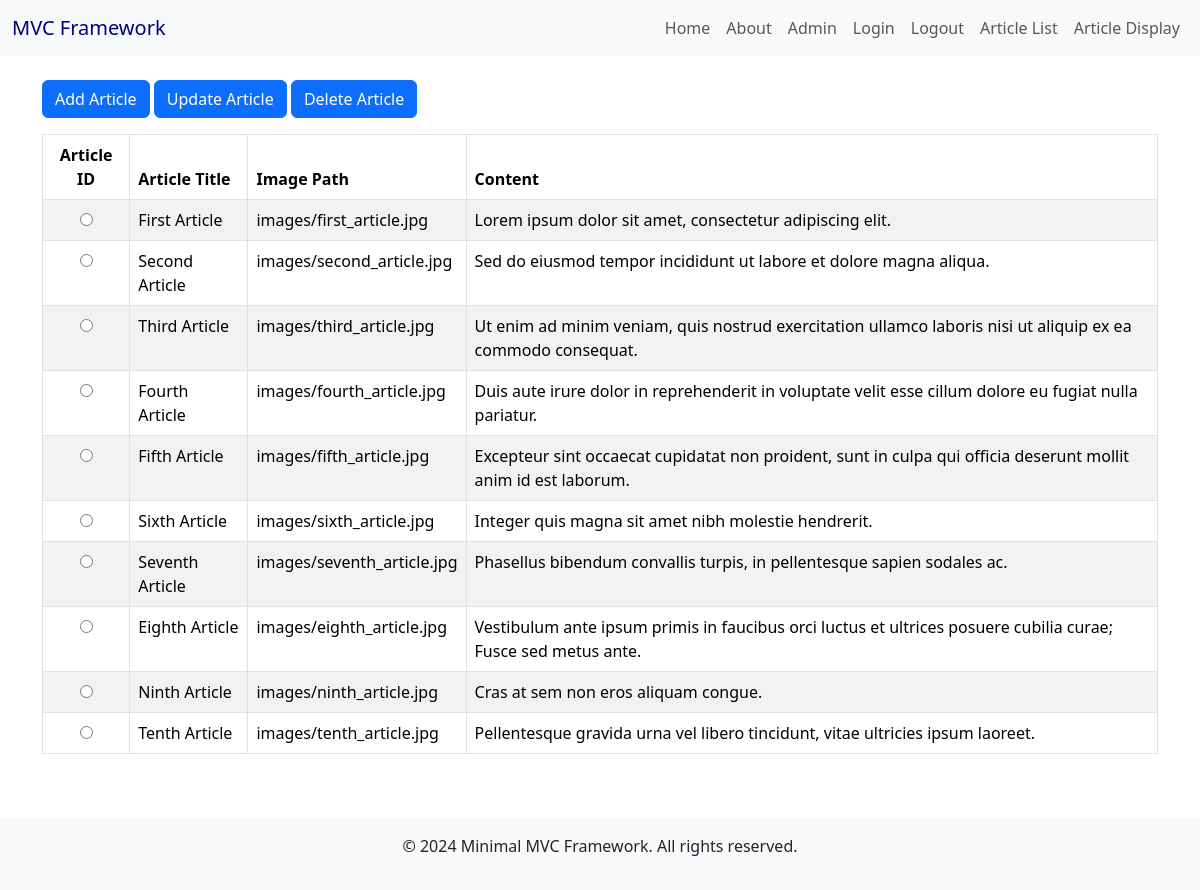
The app's page /start.php?action=articleList (signed in) with its own data.
### tables this page shows
CREATE TABLE articles(
    articleID INT AUTO_INCREMENT PRIMARY KEY,
    title VARCHAR(255) NOT NULL,
    imagePath VARCHAR(255),
    content TEXT,
    publication_date TIMESTAMP DEFAULT CURRENT_TIMESTAMP,
    userID INT,
    FOREIGN KEY (userID) REFERENCES users(userID)
);

### framework/Controller.php (called while the page is built, shortened)
<?php
class Controller{
    public function renderView($view,$data=[]){
        include "./template/template.php";
    }
}
?>

### controllers/ArticleList.php (called while the page is built, shortened)
<?php
include_once "./models/ArticleDAO.php";
class ArticleList extends Controller{
    public function performAction(){
        $articleDAO = new articleDAO();
        $articles=$articleDAO->getArticles();
        $this->renderView("articleList",$articles);
    }
}
?>

### framework/Router.php (called while the page is built, shortened)
<?php
    include_once "./framework/Controller.php";
    class Router{
        public $controllers;
        public function __construct(){
            $this->controllers=[];
        }
        public function run(){
            $action="home";
            if(isset($_REQUEST['action'])){
                $action=$_REQUEST['action'];
            }
            $controller = $this->controllers[$action];
            $controller->performAction();
        }
        public function addController($action,$controller){
            $this->controllers[$action] = $controller;
        }
    }
?>

### start.php (called while the page is built, shortened)
<?php
    include_once "./framework/Controller.php";
    include_once "./framework/Router.php";
    include_once "./controllers/Login.php";
    include_once "./controllers/ArticleList.php";
    $router = new MyRouter();
    $router->showErrors(1);
    $router->addController('home',new Home());
    $router->addController('about',new About());
    $router->addController('login',new Login());
    $router->addController('logout',new Logout());
    $router->addController('userList',new UserList());
    $router->addController('userAdd',new UserAdd());
    $router->addController('userUpdate',new UserUpdate());
    $router->addController('userDelete',new UserDelete());
    $router->addController('articleAdd',new ArticleAdd());
    $router->addController('articleUpdate',new ArticleUpdate());
    $router->addController('articleDelete', new ArticleDelete());
    $router->addController('articleList',new ArticleList());
    $router->addController('restrictedAccess',new RestrictedAccess());
    $router->addController('articleDisplay',new ArticleDisplay());
    $router->run();
?>

### models/Article.php (called while the page is built, shortened)
<?php
class Article implements JsonSerializable {
    private $title;
    private $imgPath;
    private $content;
    private $articleID;
    public function setTitle($title) {
        $this->title = $title;
    }
    public function getTitle() {
        return $this->title;
    }
    public function setImgPath($imgPath) {
        $this->imgPath = $imgPath;
    }
    public function getImgPath() {
        return $this->imgPath;
    }
    public function setContent($content) {
        $this->content = $content;
    }
    public function getContent() {
        return $this->content;
    }
    public function setArticleID($articleID) {
        $this->articleID = $articleID;
    }
    public function getArticleID() {
        return $this->articleID;
    }
}
?>

### models/ArticleDAO.php (called while the page is built, shortened)
<?php
    include_once 'Article.php';
    class ArticleDao {
        public function getConnection(){
            $mysqli = new mysqli("127.0.0.1", "assign4user", "mvcpass", "assign4DB");
            return $mysqli;
        }
        public function getArticles(){
            $connection=$this->getConnection();
            $stmt = $connection->prepare("SELECT * FROM articles;");
            $stmt->execute();
            $result = $stmt->get_result();
            while($row = $result->fetch_assoc()){
                $article = new article();
                $article->load($row);
                $articles[]=$article;
            }
            return $articles;
        }
    }
?>

### views/articleList.php (the view)
<div class="container">
        <div class="col">
            <form action="start.php" method="GET">
            <a href="start.php?action=articleAdd" class="btn btn-primary">Add Article</a>
            <button class="btn btn-primary" type="submit" name="action" value="articleUpdate">Update Article</button>
            <button class="btn btn-primary" type="submit" name="action" value="articleDelete">Delete Article</button>
            <table class="table table-bordered table-striped mt-3">
                <thead><tr><th class="text-center">Article ID</th><th>Article Title</th><th>Image Path</th><th>Content</th></tr></thead>
                <tbody>
                    <?php
                        for($index=0;$index<count($data);$index++){
                            echo "<tr><td class=\"text-center\"><input type=\"radio\" name=\"articleID\" value=\"".$data[$index]->getArticleID()."\" required></td>";
                            echo "<td>".$data[$index]->getTitle()."</td>";
                            echo "<td>".$data[$index]->getImgPath()."</td>";
                            echo "<td>".$data[$index]->getContent()."</td></tr>\n";
                        }
                    ?>
                </tbody>
            </table>
            </form>
        </div>
    </div>

### records on screen
articles: title "First Article", imagePath "images/first_article.jpg", content "Lorem ipsum dolor sit amet, consectetur adipiscing elit."
articles: title "Second Article", imagePath "images/second_article.jpg", content "Sed do eiusmod tempor incididunt ut labore et dolore magna aliqua."
articles: title "Third Article", imagePath "images/third_article.jpg", content "Ut enim ad minim veniam, quis nostrud exercitation ullamco laboris nisi ut aliquip ex ea commodo consequat."
articles: title "Fourth Article", imagePath "images/fourth_article.jpg", content "Duis aute irure dolor in reprehenderit in voluptate velit esse cillum dolore eu fugiat nulla pariatur."
articles: title "Fifth Article", imagePath "images/fifth_article.jpg", content "Excepteur sint occaecat cupidatat non proident, sunt in culpa qui officia deserunt mollit anim id est laborum."
articles: title "Sixth Article", imagePath "images/sixth_article.jpg", content "Integer quis magna sit amet nibh molestie hendrerit."
articles: title "Seventh Article", imagePath "images/seventh_article.jpg", content "Phasellus bibendum convallis turpis, in pellentesque sapien sodales ac."
articles: title "Eighth Article", imagePath "images/eighth_article.jpg", content "Vestibulum ante ipsum primis in faucibus orci luctus et ultrices posuere cubilia curae; Fusce sed metus ante."
articles: title "Ninth Article", imagePath "images/ninth_article.jpg", content "Cras at sem non eros aliquam congue."
articles: title "Tenth Article", imagePath "images/tenth_article.jpg", content "Pellentesque gravida urna vel libero tincidunt, vitae ultricies ipsum laoreet."
